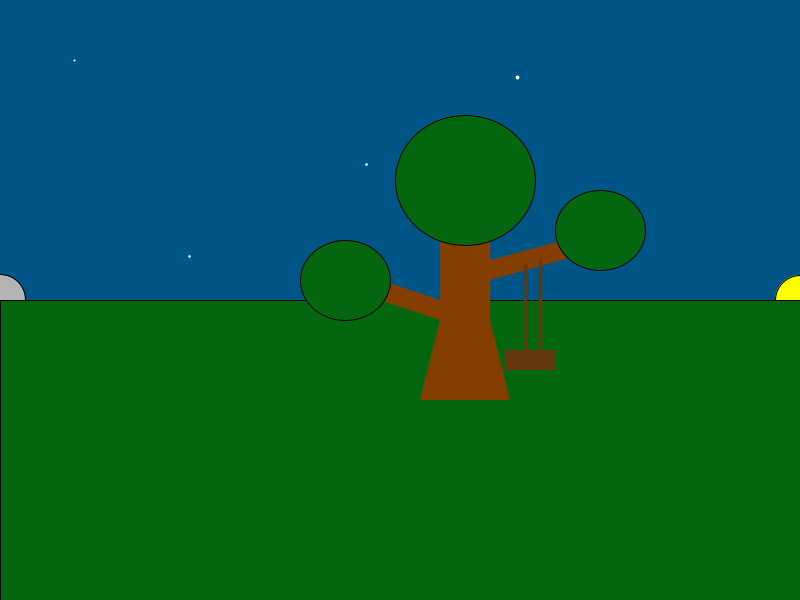
Frame 1 (no input)
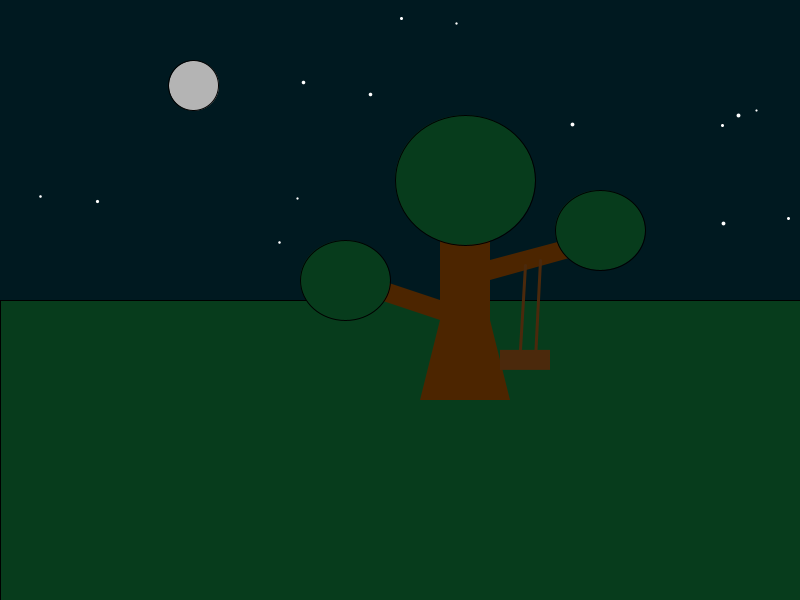
Frame 60 (the mouse pressed at the canvas centre just before this capture)
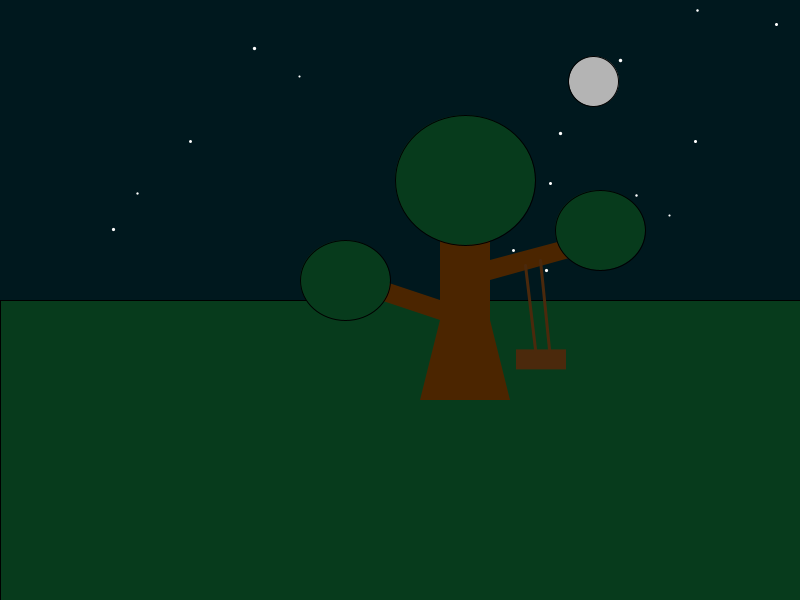
Frame 120 (the mouse held since frame 60 and released just before this capture)

The Processing sketch that drew these frames (run headless with seeded random() and noise(); from frame 60 on, the mouse is pressed at the canvas centre):

// Processing sketch: Task_2_LAB_2
// ── Task_2_LAB_2.pde
// Trajectory of Moon and Sun
float horizontalTraj = 400;
float verticalTraj = 250;

// Position on unit circle of Sun and Moon (initial)
float sunAngle = 0;
float moonAngle = PI;

// Color of Day and Night
color dayColor = color(0, 155, 255);
color nightColor = color(0, 15, 15);

// Color of the grass
color dayGrass = color(0, 153, 0);
color nightGrass = color(7, 53, 30);

// Color of the tree
color dayTree = color(196, 92, 0);
color nightTree = color(67, 33, 0);

// Color of the rope
color ropeDay = color(131, 71, 19);
color ropeNight = color(71, 39, 11);

// Position on canvas of Sun and Moon
float sunX;
float sunY;
float moonX;
float moonY;

// Position of the rope
float ropeNum1InitX = 525;
float ropeNum1InitY = 265;
float ropeNum1EndX;
float ropeNum1EndY;
float ropeNum2X = ropeNum1InitX + 15;
float ropeNum2Y = ropeNum1InitY - 5;
float ropeNum2EndX;
float ropeNum2EndY;

// Swing variables
float ropeLength = 100;
float ropeAmplitude = 20;
float ropeFrequency = 0.01;
float ropeAngle = 0;
boolean swinging = true;
int direction = 1;

// Function that add Stars during Night
void drawStars(float aux) {
  if (aux > 0.5) {
    for (int i = 0; i < 15; i++) {
      float starX = random(0, width);
      float starY = random(0, 299);
      float starSize = random(2, 4);
      strokeWeight(starSize);
      stroke(255);
      point(starX, starY);
    }
  }
  else if (aux >= 0.3 && aux <= 0.5) {
    for (int i = 0; i < 4; i++) {
      float starX = random(0, width);
      float starY = random(0, 299);
      float starSize = random(2, 4);
      strokeWeight(starSize);
      stroke(255);
      point(starX, starY);
    }  
  }
  strokeWeight(1);
  stroke(0);  
}

// Function to draw a tree in the field
void drawTree(float aux, color grassColor) {
  color treeColor = lerpColor(dayTree, nightTree, aux);
  fill(treeColor);
  noStroke();
  
  // Tree body
  quad(420, 400, 440, 320, 490, 320, 510, 400);
  quad(440, 350, 440, 210, 490, 210, 490, 350);
  
  // Tree branches
  quad(490, 260, 565, 240, 580, 255, 490, 280);
  quad(565, 240, 590, 210, 610, 210, 580, 255);
  quad(440, 300, 380, 280, 365, 295, 440, 320);
  quad(380, 280, 355, 260, 335, 260, 365, 295);
  
  // Leaves
  fill(grassColor);
  ellipseMode(CENTER);
  stroke(0);
  ellipse(465, 180, 140, 130);
  ellipse(600, 230, 90, 80);
  ellipse(345, 280, 90, 80);
  
  // Function to draw the Swing
  drawSwing(aux);
  
  // Reset stroke color and strokeWeight
  stroke(0);
  strokeWeight(1);
}

// Function to draw the Swing on the branch
void drawSwing(float aux) {
  strokeWeight(3);
  color swingColor = lerpColor(ropeDay, ropeNight, aux);
  stroke(swingColor);
  
  if (swinging) {
    // Calculate where Rope ends
    ropeNum1EndX = ropeNum1InitX + ropeLength * sin(ropeAngle);
    ropeNum1EndY = ropeNum1InitY + ropeLength * cos(ropeAngle) - 15;
    ropeNum2EndX = ropeNum2X + ropeLength * sin(ropeAngle);
    ropeNum2EndY = ropeNum2Y + ropeLength * cos(ropeAngle);
    
    // Draw the rope
    line(ropeNum1InitX, ropeNum1InitY, ropeNum1EndX, ropeNum1EndY);
    line(ropeNum2X, ropeNum2Y, ropeNum2EndX, ropeNum2EndY);
    
    // Draw the plank
    fill(swingColor); // Use the same color as the rope
    noStroke();
    rect(ropeNum1EndX - 20, ropeNum1EndY, 50, 20);
    
    // Update the rope angle for swinging motion
    ropeAngle += ropeFrequency * direction;
    
    // Reverse the swing direction when reaching 15 degrees
    if (ropeAngle >= radians(15) || ropeAngle <= -radians(15)) {
      direction *= -1;
    }
  }
}

void setup() {
  // Setting up the sizes of canvas
  size(800, 600);
}

void draw() {
  // Sun and Moon position being calculated
  sunX = width / 2 + horizontalTraj * cos(sunAngle);
  sunY = height / 2 + verticalTraj * sin(sunAngle);
  moonX = width / 2 + horizontalTraj * cos(moonAngle);
  moonY = height / 2 + verticalTraj * sin(moonAngle);
  
  // Changing the color of sky based on position of Sun and Moon
  float aux = map(sunY, height / 2 - verticalTraj, height / 2 + verticalTraj, 0, 1);
  color bgColor = lerpColor(dayColor, nightColor, aux);
  background(bgColor);
  
  // Sun
  fill(255, 255, 0);
  ellipse(sunX, sunY, 50, 50);
  
  // Function drawStars()
  drawStars(aux);
  
  // Moon
  fill(180);
  ellipse(moonX, moonY, 50, 50);
  
  // Changing the color of grass based on positions of Sun and Moon
  color grassColor = lerpColor(dayGrass, nightGrass, aux);
  
  // Horizon
  fill(grassColor);
  rect(0, 300, 800, 350);
  
  // Updating the angles for motion on the trajectory (speed of Sun and Moon)
  sunAngle += radians(1);
  moonAngle += radians(1);
  
  // Drawing a tree in the field
  drawTree(aux, grassColor);
}
